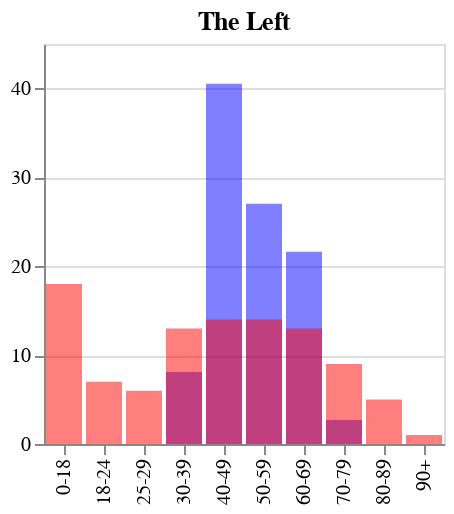
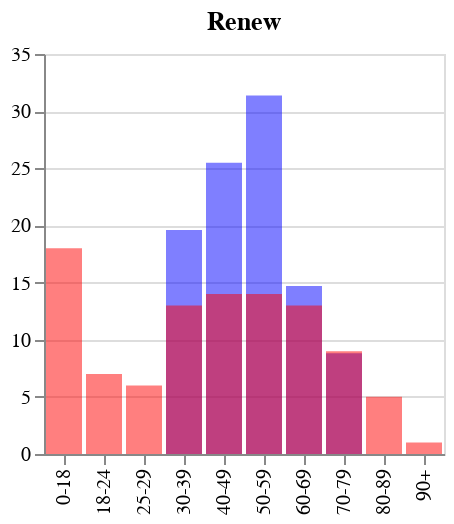
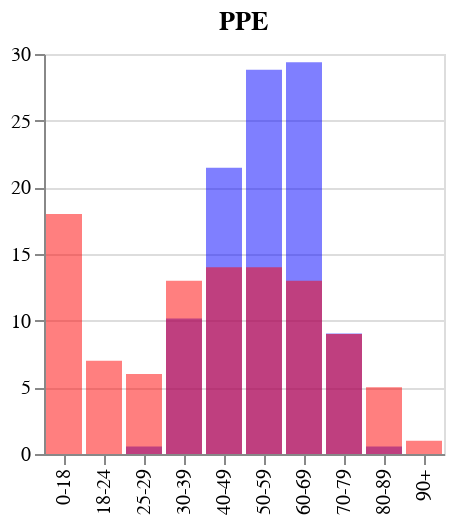

Here is the notebook cell these charts were saved with, in order:
### Code cell
parties = set(df.group.to_list())
for party in parties:
    partydf=mep_agegroup_by_party_merged[mep_agegroup_by_party_merged['group']==party]

    party = alt.Chart(partydf).mark_bar(color='blue', opacity=0.5).encode(
        alt.Y('shareMEPSinAgeGroup:Q',title=''),
        alt.X('age_group:N',title='')
    ).properties(title=party, width=200, height=200)
    
    eu_pop = alt.Chart(df_pop_EU).mark_bar(color='red', opacity=0.5).encode(
        alt.Y('EU27:Q',title=''),
        alt.X('age_group:N',title='')
    ).properties(width=200, height=200)
    
    both=party+eu_pop
    
    both.display()

### Figure 1 — Vega-Lite specification as saved in the notebook (floating-point values rounded to 4 significant figures)
{"config": {"view": {"continuousWidth": 400, "continuousHeight": 300}}, "layer": [{"data": {"name": "data-790a3e26804f7f7af9555dd195a4a4ae"}, "mark": {"type": "bar", "color": "blue", "opacity": 0.5}, "encoding": {"x": {"type": "nominal", "field": "age_group", "title": ""}, "y": {"type": "quantitative", "field": "shareMEPSinAgeGroup", "title": ""}}, "height": 200, "title": "The Left", "width": 200}, {"data": {"name": "data-cb44a6bf0d58c6454cfd591ee1c5e27f"}, "mark": {"type": "bar", "color": "red", "opacity": 0.5}, "encoding": {"x": {"type": "nominal", "field": "age_group", "title": ""}, "y": {"type": "quantitative", "field": "EU27", "title": ""}}, "height": 200, "width": 200}], "$schema": "https://vega.github.io/schema/vega-lite/v4.8.1.json", "datasets": {"data-790a3e26804f7f7af9555dd195a4a4ae": [{"group": "The Left", "age_group": "18-24", "number_MEPs_by_agegroup": 0, "number_MEPs_by_party": 37, "shareMEPSinAgeGroup": 0.0}, {"group": "The Left", "age_group": "25-29", "number_MEPs_by_agegroup": 0, "number_MEPs_by_party": 37, "shareMEPSinAgeGroup": 0.0}, {"group": "The Left", "age_group": "30-39", "number_MEPs_by_agegroup": 3, "number_MEPs_by_party": 37, "shareMEPSinAgeGroup": 8.108}, {"group": "The Left", "age_group": "40-49", "number_MEPs_by_agegroup": 15, "number_MEPs_by_party": 37, "shareMEPSinAgeGroup": 40.54}, {"group": "The Left", "age_group": "50-59", "number_MEPs_by_agegroup": 10, "number_MEPs_by_party": 37, "shareMEPSinAgeGroup": 27.03}, {"group": "The Left", "age_group": "60-69", "number_MEPs_by_agegroup": 8, "number_MEPs_by_party": 37, "shareMEPSinAgeGroup": 21.62}, {"group": "The Left", "age_group": "70-79", "number_MEPs_by_agegroup": 1, "number_MEPs_by_party": 37, "shareMEPSinAgeGroup": 2.703}, {"group": "The Left", "age_group": "80-89", "number_MEPs_by_agegroup": 0, "number_MEPs_by_party": 37, "shareMEPSinAgeGroup": 0.0}, {"group": "The Left", "age_group": "90+", "number_MEPs_by_agegroup": 0, "number_MEPs_by_party": 37, "shareMEPSinAgeGroup": 0.0}], "data-cb44a6bf0d58c6454cfd591ee1c5e27f": [{"age_group": "0-18", "EU27": 18}, {"age_group": "18-24", "EU27": 7}, {"age_group": "25-29", "EU27": 6}, {"age_group": "30-39", "EU27": 13}, {"age_group": "40-49", "EU27": 14}, {"age_group": "50-59", "EU27": 14}, {"age_group": "60-69", "EU27": 13}, {"age_group": "70-79", "EU27": 9}, {"age_group": "80-89", "EU27": 5}, {"age_group": "90+", "EU27": 1}]}}

### Figure 2 — Vega-Lite specification as saved in the notebook (floating-point values rounded to 4 significant figures)
{"config": {"view": {"continuousWidth": 400, "continuousHeight": 300}}, "layer": [{"data": {"name": "data-24c3c4486577fb4002260adca3002989"}, "mark": {"type": "bar", "color": "blue", "opacity": 0.5}, "encoding": {"x": {"type": "nominal", "field": "age_group", "title": ""}, "y": {"type": "quantitative", "field": "shareMEPSinAgeGroup", "title": ""}}, "height": 200, "title": "Renew", "width": 200}, {"data": {"name": "data-cb44a6bf0d58c6454cfd591ee1c5e27f"}, "mark": {"type": "bar", "color": "red", "opacity": 0.5}, "encoding": {"x": {"type": "nominal", "field": "age_group", "title": ""}, "y": {"type": "quantitative", "field": "EU27", "title": ""}}, "height": 200, "width": 200}], "$schema": "https://vega.github.io/schema/vega-lite/v4.8.1.json", "datasets": {"data-24c3c4486577fb4002260adca3002989": [{"group": "Renew", "age_group": "18-24", "number_MEPs_by_agegroup": 0, "number_MEPs_by_party": 102, "shareMEPSinAgeGroup": 0.0}, {"group": "Renew", "age_group": "25-29", "number_MEPs_by_agegroup": 0, "number_MEPs_by_party": 102, "shareMEPSinAgeGroup": 0.0}, {"group": "Renew", "age_group": "30-39", "number_MEPs_by_agegroup": 20, "number_MEPs_by_party": 102, "shareMEPSinAgeGroup": 19.61}, {"group": "Renew", "age_group": "40-49", "number_MEPs_by_agegroup": 26, "number_MEPs_by_party": 102, "shareMEPSinAgeGroup": 25.49}, {"group": "Renew", "age_group": "50-59", "number_MEPs_by_agegroup": 32, "number_MEPs_by_party": 102, "shareMEPSinAgeGroup": 31.37}, {"group": "Renew", "age_group": "60-69", "number_MEPs_by_agegroup": 15, "number_MEPs_by_party": 102, "shareMEPSinAgeGroup": 14.71}, {"group": "Renew", "age_group": "70-79", "number_MEPs_by_agegroup": 9, "number_MEPs_by_party": 102, "shareMEPSinAgeGroup": 8.824}, {"group": "Renew", "age_group": "80-89", "number_MEPs_by_agegroup": 0, "number_MEPs_by_party": 102, "shareMEPSinAgeGroup": 0.0}, {"group": "Renew", "age_group": "90+", "number_MEPs_by_agegroup": 0, "number_MEPs_by_party": 102, "shareMEPSinAgeGroup": 0.0}], "data-cb44a6bf0d58c6454cfd591ee1c5e27f": [{"age_group": "0-18", "EU27": 18}, {"age_group": "18-24", "EU27": 7}, {"age_group": "25-29", "EU27": 6}, {"age_group": "30-39", "EU27": 13}, {"age_group": "40-49", "EU27": 14}, {"age_group": "50-59", "EU27": 14}, {"age_group": "60-69", "EU27": 13}, {"age_group": "70-79", "EU27": 9}, {"age_group": "80-89", "EU27": 5}, {"age_group": "90+", "EU27": 1}]}}

### Figure 3 — Vega-Lite specification as saved in the notebook (floating-point values rounded to 4 significant figures)
{"config": {"view": {"continuousWidth": 400, "continuousHeight": 300}}, "layer": [{"data": {"name": "data-c9ce5d235a92c446fe678820559545b5"}, "mark": {"type": "bar", "color": "blue", "opacity": 0.5}, "encoding": {"x": {"type": "nominal", "field": "age_group", "title": ""}, "y": {"type": "quantitative", "field": "shareMEPSinAgeGroup", "title": ""}}, "height": 200, "title": "PPE", "width": 200}, {"data": {"name": "data-cb44a6bf0d58c6454cfd591ee1c5e27f"}, "mark": {"type": "bar", "color": "red", "opacity": 0.5}, "encoding": {"x": {"type": "nominal", "field": "age_group", "title": ""}, "y": {"type": "quantitative", "field": "EU27", "title": ""}}, "height": 200, "width": 200}], "$schema": "https://vega.github.io/schema/vega-lite/v4.8.1.json", "datasets": {"data-c9ce5d235a92c446fe678820559545b5": [{"group": "PPE", "age_group": "18-24", "number_MEPs_by_agegroup": 0, "number_MEPs_by_party": 177, "shareMEPSinAgeGroup": 0.0}, {"group": "PPE", "age_group": "25-29", "number_MEPs_by_agegroup": 1, "number_MEPs_by_party": 177, "shareMEPSinAgeGroup": 0.565}, {"group": "PPE", "age_group": "30-39", "number_MEPs_by_agegroup": 18, "number_MEPs_by_party": 177, "shareMEPSinAgeGroup": 10.17}, {"group": "PPE", "age_group": "40-49", "number_MEPs_by_agegroup": 38, "number_MEPs_by_party": 177, "shareMEPSinAgeGroup": 21.47}, {"group": "PPE", "age_group": "50-59", "number_MEPs_by_agegroup": 51, "number_MEPs_by_party": 177, "shareMEPSinAgeGroup": 28.81}, {"group": "PPE", "age_group": "60-69", "number_MEPs_by_agegroup": 52, "number_MEPs_by_party": 177, "shareMEPSinAgeGroup": 29.38}, {"group": "PPE", "age_group": "70-79", "number_MEPs_by_agegroup": 16, "number_MEPs_by_party": 177, "shareMEPSinAgeGroup": 9.04}, {"group": "PPE", "age_group": "80-89", "number_MEPs_by_agegroup": 1, "number_MEPs_by_party": 177, "shareMEPSinAgeGroup": 0.565}, {"group": "PPE", "age_group": "90+", "number_MEPs_by_agegroup": 0, "number_MEPs_by_party": 177, "shareMEPSinAgeGroup": 0.0}], "data-cb44a6bf0d58c6454cfd591ee1c5e27f": [{"age_group": "0-18", "EU27": 18}, {"age_group": "18-24", "EU27": 7}, {"age_group": "25-29", "EU27": 6}, {"age_group": "30-39", "EU27": 13}, {"age_group": "40-49", "EU27": 14}, {"age_group": "50-59", "EU27": 14}, {"age_group": "60-69", "EU27": 13}, {"age_group": "70-79", "EU27": 9}, {"age_group": "80-89", "EU27": 5}, {"age_group": "90+", "EU27": 1}]}}
